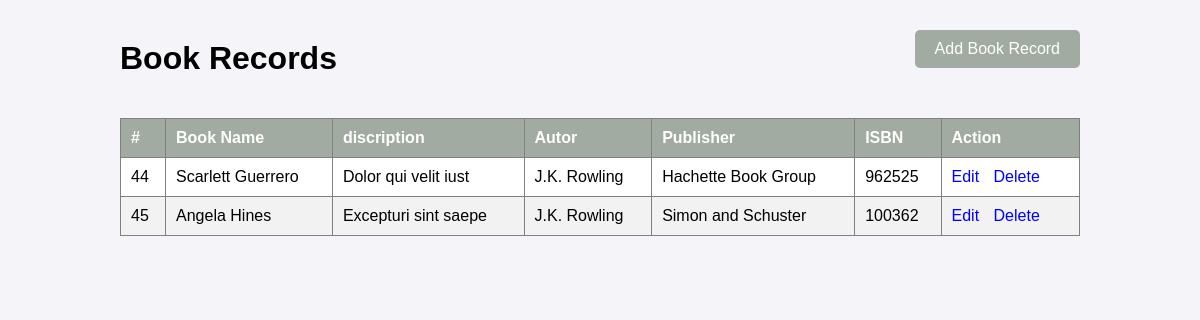
The page / on the database its author committed.
### tables this page shows
CREATE TABLE `book_records` (
  `id` int(11) NOT NULL,
  `book_name` varchar(255) NOT NULL,
  `book_discription` varchar(255) NOT NULL,
  `ISBN` int(6) NOT NULL,
  `book_autor_id` int(11) DEFAULT NULL,
  `book_publisher_id` int(11) DEFAULT NULL
);

CREATE TABLE `phptest3_author` (
  `author_id` int(11) NOT NULL,
  `author_title` varchar(255) NOT NULL
);

CREATE TABLE `phptest3_publisher` (
  `publisher_id` int(11) NOT NULL,
  `publisher_title` varchar(255) NOT NULL
);

### functions.php (called while the page is built, shortened)
<?php
function get_All_book($db){
    $query = "SELECT book_records.id, book_records.book_name, book_records.book_discription,book_records.ISBN, phptest3_author.author_title AS book_autor , phptest3_publisher.publisher_title AS book_publisher FROM book_records JOIN phptest3_author ON book_records.book_autor_id = phptest3_author.author_id JOIN phptest3_publisher ON book_records.book_publisher_id = phptest3_publisher.publisher_id";
    $result = mysqli_query($db,$query);
    return $result;
}
?>

### index.php (the view, shortened to what this page needs)
<?php
include 'functions.php';
$db = db_connection();
$allbookList =  get_All_book($db);
?>
<!DOCTYPE html>
<html lang="en">
<head>
    <link rel="stylesheet" href="./assets/style.css">
</head>
<body class="record_list">
    <div class="row">
        <h1>Book Records</h1>
        <a class="add_book_record" href="create-book.php">Add Book Record</a>
    </div>
    <table border="1" width="100%">
        <thead>
            <tr>
                <th>#</th>
                <th>Book Name</th>
                <th>discription</th>
                <th>Autor</th>
                <th>Publisher</th>
                <th>ISBN</th>
                <th>Action</th>
            </tr>
        </thead>
        <tbody>
            <?php
                while($booklist = mysqli_fetch_assoc($allbookList)){ ?>
                <tr>
                    <td><?php echo $booklist['id'] ?></td>
                    <td><?php echo $booklist['book_name'] ?></td>
                    <td><?php echo $booklist['book_discription'] ?></td>
                    <td><?php echo $booklist['book_autor'] ?></td>
                    <td><?php echo $booklist['book_publisher'] ?></td>
                    <td><?php echo $booklist['ISBN'] ?></td>
                    <td>
                        <a href="create-book.php?update_id=<?php echo $booklist['id']  ?>">Edit</a>
                        <a onclick="confirmDelete(<?php echo $booklist['id']  ?>)" href="#">Delete</a>
                    </td>
                </tr>
              <?php  } ?>
        </tbody>
    </table>
</body>
</html>

### assets/style.css (style rules this page uses)
body { font-family: Arial, sans-serif; background-color: #f4f4f9; margin: 0; padding: 0; }
h1 { text-align: center; margin-top: 20px; }
.row { display: flex; flex-direction: column; margin-bottom: 15px; }
.record_list .row { text-align: center; padding: 20px 0; display: flex; justify-content: space-between; align-items: center; width: 80%; margin: 0 auto; flex-direction: row; }
.add_book_record { display: inline-block; padding: 10px 20px; background-color: #a1aba1; color: white; text-decoration: none; border-radius: 5px; margin-bottom: 20px; }
table { border-collapse: collapse; width: 80%; margin: auto; background-color: white; }
th, td { padding: 10px; text-align: left; }
th { background-color: #a1aba1; color: white; }
tr:nth-child(even) { background-color: #f2f2f2; }
td a { margin-right: 10px; text-decoration: none; color: blue; }

### rows shown on the page
book_records: id "44", book_name "Scarlett Guerrero", book_discription "Dolor qui velit iust", book_autor.author_title "J.K. Rowling", book_publisher.publisher_title "Hachette Book Group", ISBN "962525"
book_records: id "45", book_name "Angela Hines", book_discription "Excepturi sint saepe", book_autor.author_title "J.K. Rowling", book_publisher.publisher_title "Simon and Schuster", ISBN "100362"
